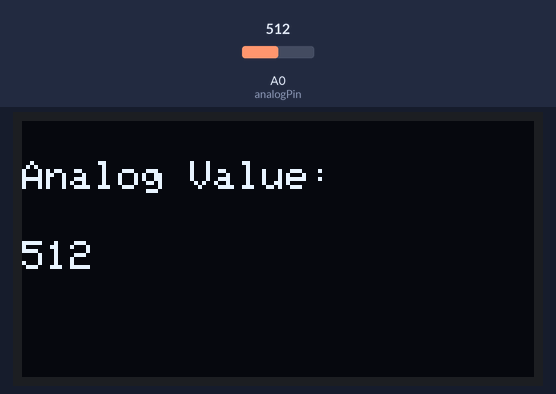
Recording of a sketch running on a simulated Arduino Uno, built with avr-gcc and run on an emulated ATmega328P. Parts: 128×64 one-colour display. Inputs (shaded band) come from the test bench; at power-on: A0 (analogPin) = 512. What the sketch prints to the serial monitor is not drawn.

Above: at 3.2 s.
3.3 s: A0 (analogPin) set to 716
At 4.3 s:
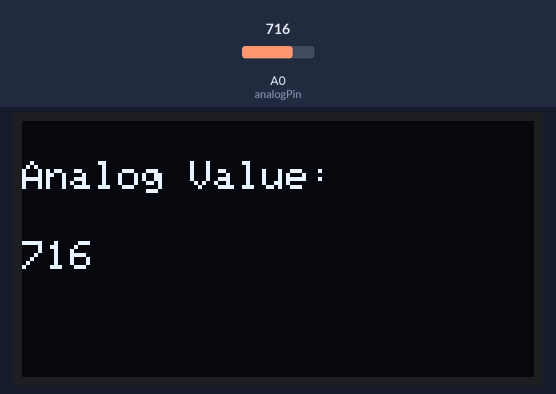
4.8 s: A0 (analogPin) set to 900
At 5.7 s:
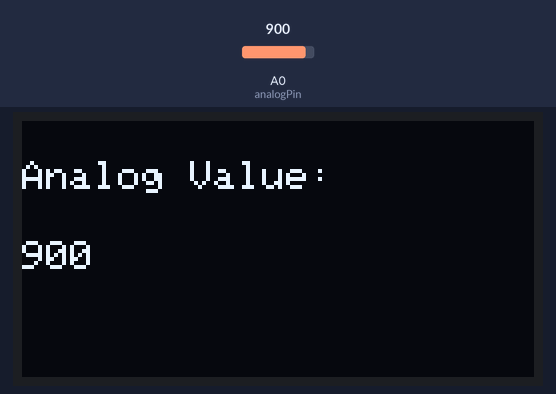
6.3 s: A0 (analogPin) set to 1023
At 7.1 s:
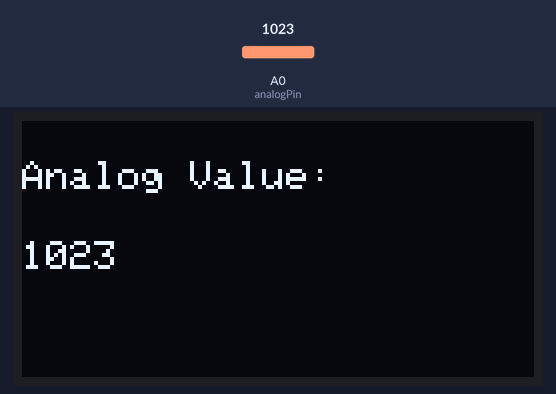
Timing chart, 0 to 9.3 s (numbered marks = the images above; inputs shaded):
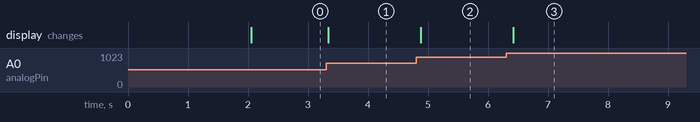

The sketch:

display_test.ino
```cpp
#include <Wire.h>
#include <Adafruit_GFX.h>
#include <Adafruit_SSD1306.h>

#define SCREEN_WIDTH 128
#define SCREEN_HEIGHT 64

Adafruit_SSD1306 display(SCREEN_WIDTH, SCREEN_HEIGHT, &Wire, -1);

const int analogPin = A0;  // Change this to the analog pin where your sensor is connected

int analogValue = 0;

void setup() {
  Serial.begin(9600);

  // if(!display.begin(0x3c, Wire)) {
  //   Serial.println(F("SSD1306 allocation failed"));
  //   for(;;);
  // }

  display.display(); // Clear the display buffer
  delay(2000);  // Pause for 2 seconds
  display.clearDisplay();
}

void loop() {
  analogValue = analogRead(analogPin);


  display.clearDisplay();

  // Print the analog value on the OLED display
  display.setTextSize(1);
  display.setTextColor(SSD1306_WHITE);
  display.setCursor(0, 10);
  display.print(F("Analog Value:"));
  display.setCursor(0, 30);
  display.print(analogValue);

  // Update the display
  display.display();

  // Print the analog value to the serial monitor
  Serial.println(analogValue);

  delay(100);  // Adjust the delay as needed
}
```

Measured:
- after the input at 3.3 s, the display: changes at once (image 1)
- after the input at 4.8 s, the display: changes after 0.08 s (image 2)
- after the input at 6.3 s, the display: changes after 0.12 s (image 3)
